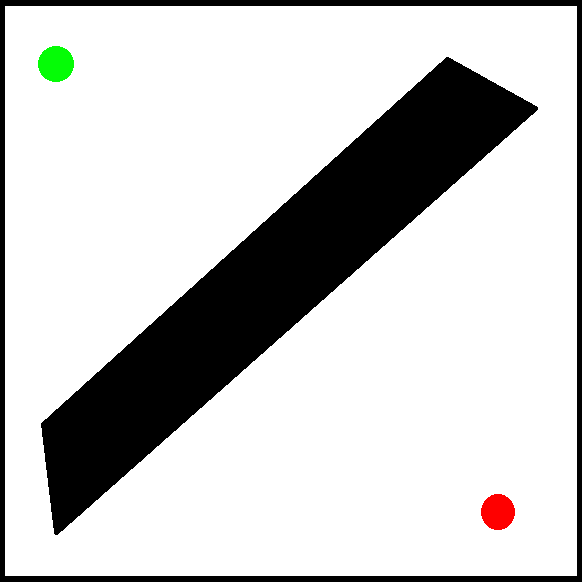
#> input picture tests/prueba1.bmp, 582 x 582 px
$ python main.py
#> lines starting #> are read from the running program, lines starting #| are printed output that depends on the picture
### modules/toPixelArt.py
from PIL import Image, ImageDraw

def toPixelArt(image):

    im = Image.open(image)
    im = im.resize((140, 140))

    pixelated = Image.new('RGB', im.size, (255, 255, 255))
    pixels = im.load()

    matrix = [[0 for x in range(im.size[0])] for y in range(im.size[1])]

    for x in range(0, im.size[0], 5):
        for y in range(0, im.size[1], 5):
            pixel_color = pixels[x, y]

            #scan the colors around and pick the one that is most common
            colors = {}
            for i in range(x, x + 5):
                for j in range(y, y + 5):
                    try:
                        colors[pixels[i, j]] += 1
                    except KeyError:
                        colors[pixels[i, j]] = 1

            #classify colors into red, green, white, black.
            colors2 = {}

            for color in colors:
                if color[0] > 100 and color[1] < 50 and color[2] < 50:
                    try:
                        colors2[(255, 0, 0)] =+ colors[color]
                    except KeyError:
                        colors2[(255, 0, 0)] = colors[color]
                elif color[0] < 50 and color[1] > 100 and color[2] < 50:
                    try:
                        colors2[(0, 255, 0)] += colors[color]
                    except KeyError:
                        colors2[(0, 255, 0)] = colors[color]
                elif color[0] > 125 and color[1] > 125 and color[2] > 125:
                    try:
                        colors2[(255, 255, 255)] += colors[color]
                    except KeyError:
                        colors2[(255, 255, 255)] = colors[color]
                elif color[0] < 126 and color[1] < 126 and color[2] < 126:
                    try:
                        colors2[(0, 0, 0)] += colors[color]
                    except KeyError:
                        colors2[(0, 0, 0)] = colors[color]

            white = colors2[(255, 255, 255)] if (255, 255, 255) in colors2 else 0
            black = colors2[(0, 0, 0)] if (0, 0, 0) in colors2 else 0

            if white > black:
                pixel_color = (255, 255, 255)
            else:
                pixel_color = (0, 0, 0)


            if (255, 0, 0) in colors2 and colors2[(255, 0, 0)] >= 1:
                pixel_color = (255, 0, 0)

            if (0, 255, 0) in colors2 and colors2[(0, 255, 0)] >= 3:
                pixel_color = (0, 255, 0)

            if pixel_color == (255, 0, 0) or pixel_color == (0, 255, 0):
                try:
                    if matrix[x+5][y] == pixel_color or matrix[x+10][y] == pixel_color:
                        pixel_color = (255, 255, 255)
                except IndexError:
                    pass

                try:
                    if matrix[x-5][y] == pixel_color or matrix[x-10][y] == pixel_color:
                        pixel_color = (255, 255, 255)
                except IndexError:
                    pass

                try:
                    if matrix[x][y+5] == pixel_color or matrix[x][y+10] == pixel_color:
                        pixel_color = (255, 255, 255)
                except IndexError:
                    pass

                try:
                    if matrix[x][y-5] == pixel_color or matrix[x][y-10] == pixel_color:
                        pixel_color = (255, 255, 255)
                except IndexError:
                    pass

                try:
                    if matrix[x+5][y+5] == pixel_color or matrix[x+10][y+10] == pixel_color or matrix[x+5][y+10] == pixel_color or matrix[x+10][y+5] == pixel_color:
                        pixel_color = (255, 255, 255)
                except IndexError:
                    pass

                try:
                    if matrix[x-5][y-5] == pixel_color or matrix[x-10][y-10] == pixel_color or matrix[x-5][y-10] == pixel_color or matrix[x-10][y-5] == pixel_color:
                        pixel_color = (255, 255, 255)
                except IndexError:
                    pass

                try:
                    if matrix[x+5][y-5] == pixel_color or matrix[x+10][y-10] == pixel_color or matrix[x+5][y-10] == pixel_color or matrix[x+10][y-5] == pixel_color:
                        pixel_color = (255, 255, 255)
                except IndexError:
                    pass

                try:
                    if matrix[x-5][y+5] == pixel_color or matrix[x-10][y+10] == pixel_color or matrix[x-5][y+10] == pixel_color or matrix[x-10][y+5] == pixel_color:
                        pixel_color = (255, 255, 255)
                except IndexError:
                    pass

            #save pixel_color to matrix
            for i in range(x, x + 5):
                for j in range(y, y + 5):
                    matrix[i][j] = pixel_color

            ImageDraw.Draw(pixelated).rectangle([(x, y), (x + 5, y + 5)], fill=pixel_color)

    pixelated.save('temp/pixelart.bmp')

### modules/matrixFromImage.py

from PIL import Image
import numpy as np

def matrixFromImage(image):

    image = Image.open(image)
    pixels = image.load()

    width, height = image.size
    width2 = int(width / 5)
    height2 = int(height / 5)

    color_matrix = [[0 for _ in range(width2)] for _ in range(height2)]

    red_like = 200
    green_like= 200

    for i in range(0, width, 5):
        for j in range(0, height, 5):
            r, g, b = pixels[i, j]

            if r == 0 and g == 0 and b == 0:
                color_matrix[int(i/5)][int(j/5)] = 0  # Black
            elif r == 255 and g == 255 and b == 255:
                color_matrix[int(i/5)][int(j/5)] = 1  # White
            elif r > red_like and g < red_like and b < red_like:
                color_matrix[int(i/5)][int(j/5)] = 2  # Red-like
            elif r < green_like and g > green_like and b < green_like:
                color_matrix[int(i/5)][int(j/5)] = 3  # Green-like


    return color_matrix

### modules/bfs.py
from collections import deque
from Framework import Framework

class bfs(Framework):

    def __init__(self, matrix):
        self.matrix = matrix

        self.start = self.find_start()
        path = self.BFS(self.start)

        self.path = path

    def find_start(self):
        for i in range(len(self.matrix)):
            for j in range(len(self.matrix[i])):
                if self.matrix[i][j] == 2:
                    return (i, j)
        return None

    def actions(self, state):
        x, y = state
        actions = []
        if x > 0 and self.matrix[x-1][y] != 0:
            actions.append("up")
        if x < len(self.matrix)-1 and self.matrix[x+1][y] != 0:
            actions.append("down")
        if y > 0 and self.matrix[x][y-1] != 0:
            actions.append("left")
        if y < len(self.matrix[0])-1 and self.matrix[x][y+1] != 0:
            actions.append("right")
        return actions

    def result(self, state, action):
        x, y = state
        if action == "up":
            return (x-1, y)
        elif action == "down":
            return (x+1, y)
        elif action == "left":
            return (x, y-1)
        elif action == "right":
            return (x, y+1)

    def goalTest(self, state):
        x, y = state
        return self.matrix[x][y] == 3

    def stepCost(self, state=None, action=None):
        return 1 # all steps have the same cost

    def pathCost(self, path, begin=None, end=None):
        return len(path) - 1

    def BFS(self, start):
        queue = deque([(start, [start])])
        visited = set()
        while queue:
            state, path = queue.popleft()
            if self.goalTest(state):
                return path
            if state in visited:
                continue
            visited.add(state)
            for action in self.actions(state):
                new_state = self.result(state, action)
                new_path = path + [new_state]
                queue.append((new_state, new_path))
        return None

### modules/paintOnImage.py
from PIL import Image

def paintOnImage(file, shortest_path):


    image = Image.open(file)
    path_image = image.copy()
    pixels = path_image.load()

    path_color = (0,0,255)  # red

    for i, j in shortest_path:
        for x in range(i*5, (i*5) + 5):
            for y in range((j*5), (j*5) + 5):

                #check if current position is not red or green
                if pixels[x, y] != (255, 0, 0) and pixels[x, y] != (0, 255, 0):
                    pixels[x, y] = path_color

    path_image.save("result.jpg")

### main.py
#INELIGENCIA ARTIFICIAL
#AUTORES: STEFANO ARAGONI, LUIS DIEGO SANTOS, CAROL AREVALO

import modules.matrixFromImage as matrixFromImage
import modules.bfs as bfs
import modules.dfs as dfs
import modules.astar as astar
import modules.paintOnImage as paintOnImage
import modules.toPixelArt as toPixelArt

def main():
    print("\nArchivos disponibles:")
    print("1. Prueba 1")
    print("2. Prueba 2")
    print("3. Prueba 3")

    opcion = int(input("Ingrese la opcion que desea: "))
#> the answer given: 1

    if opcion == 1:
        file = "tests/prueba1.bmp"
    elif opcion == 2:
        file = "tests/prueba2.bmp"
    elif opcion == 3:
        file = "tests/prueba3.bmp"


    #menuwith while
    while True:
        print("\nInteligencia Artificial")

        print("\n1. BFS")
        print("2. DFS")
        print("3. A*")
        print("4. Salir")

        #seleccion de opcion
        opcion = int(input("Ingrese la opcion que desea: "))
#> the answer given: 1

        toPixelArt.toPixelArt(file)
#> in toPixelArt, im is the input picture: PIL image 582x582 RGB; mean R, G, B 201, 201, 200.3
#> in toPixelArt, `im = im.resize((140, 140))`:
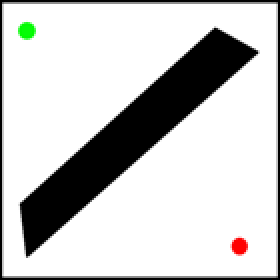
#> im: PIL image 140x140 RGB (shown 2 times larger); mean R, G, B 200.9, 200.9, 200.2
#> in toPixelArt, `pixelated = Image.new('RGB', im.size, (255, 255, 255))`: pixelated: PIL image 140x140 RGB; every value is 255
#> after the loop in toPixelArt, `for x in range(0, im.size[0], 5):`:
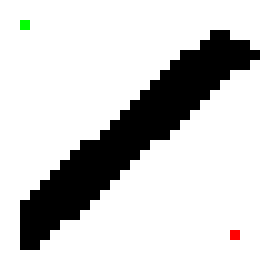
#> pixelated: PIL image 140x140 RGB (shown 2 times larger); mean R, G, B 210.4, 210.4, 210.1
#> after the loop in toPixelArt, `for x in range(0, im.size[0], 5):`: matrix = 140 items
        matrix = matrixFromImage.matrixFromImage("temp/pixelart.bmp")
#> after the loop in matrixFromImage, `for i in range(0, width, 5):`: color_matrix = 28 items
#> matrix = 28 items
        path = []

        if opcion == 1:
            bfsPath = bfs.bfs(matrix)
#> the loop in find_start, `for i in range(len(self.matrix)):` made 24 passes
#> the loop in BFS, `while queue:` made 2271 passes
#> path on passes 8 to 10: [(23, 23), (22, 23), (22, 22)], [(23, 23), (22, 23), (22, 24)], [(23, 23), (24, 23), (23, 23)]
#> after the loop in BFS, `while queue:`: visited = 638 items
#> in __init__, `path = self.BFS(self.start)`: path = 49 pairs, first value 1 to 23, second value 2 to 25
#> in __init__, `self.path = path`: self.path has the same summary as path
            path = bfsPath.path

            if path == None:
                print("\nBFS: No se encontro un camino")
            else:
                print("\nBFS: El camino más corto es: ", len(path)-1, " pasos.")
#| BFS: El camino más corto es:  48  pasos.

        elif opcion == 2:
            dfsPath = dfs.dfs(matrix)
            path = dfsPath.path

            del dfsPath

            if path == None:
                print("\nDFS: No se encontro un camino")
            else:
                print("\nDFS: El camino más corto es: ", len(path)-1, " pasos.")

        elif opcion == 3:
            #astar
            heristica = input("\nA* / Ingrese la heuristica que desea: \n 1. Manhattan \n 2. Euclidea\n")
            if(heristica == '1'):
                astarPath = astar.astar(matrix, 'Manhattan')
                path = astarPath.path

            elif(heristica == '2'):
                astarPath = astar.astar(matrix, 'Euclidean')
                path = astarPath.path

        elif opcion == 4:
            print("Gracias por usar el programa")
            break
        else:
            print("Opcion no valida")

        if path != None:
            paintOnImage.paintOnImage("temp/pixelart.bmp",path)
#> the loop in paintOnImage, `for i, j in shortest_path:` made 49 passes
#> (i, j) on passes 1 to 12: (23, 23), (22, 23), (21, 23), (20, 23), (19, 23), (18, 23), (17, 23), (16, 23), (15, 23), (14, 23), (13, 23), (12, 23)
#> in paintOnImage, `path_image.save("result.jpg")`:
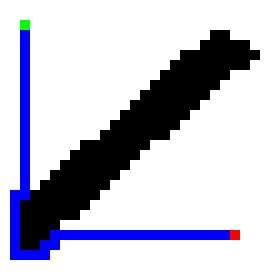
#> saved as result.jpg: PIL image 140x140 RGB (shown 2 times larger); mean R, G, B 195.2, 195.2, 210.1


if __name__ == "__main__":
#> (the run stopped early here; a loop or call above may not have finished)
